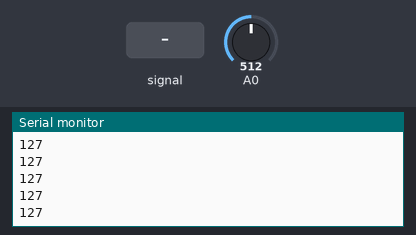
A sketch run on a simulated Arduino Uno, built with avr-gcc and run on an emulated ATmega328P. Shown: the last lines printed to the serial monitor. Inputs (shaded band) come from the test bench; at power-on: A0 = 512. No radio packets arrive unless stated.

Above: at 1.2 s.
1.3 s: A0 fed a 200 Hz sine of ±81 counts around its level
At 1.9 s:
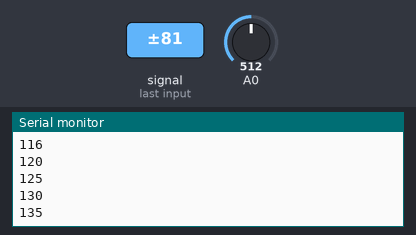
2.8 s: A0 set to 716
At 3.7 s:
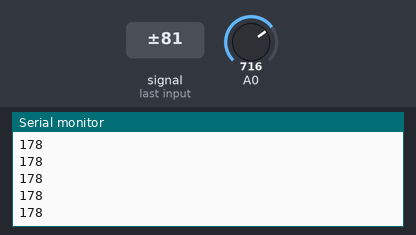
4.3 s: A0 set to 900
At 4.8 s:
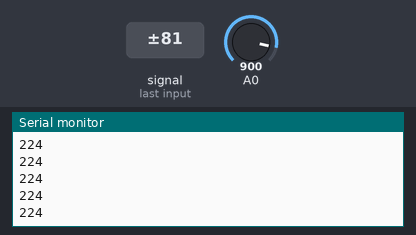
5.8 s: A0 fed a 200 Hz sine of ±81 counts around its level
At 6.3 s:
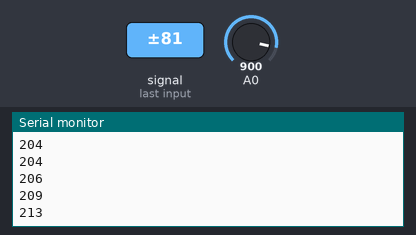
Timing chart, 0 to 8.3 s (numbered marks = the images above; inputs shaded):
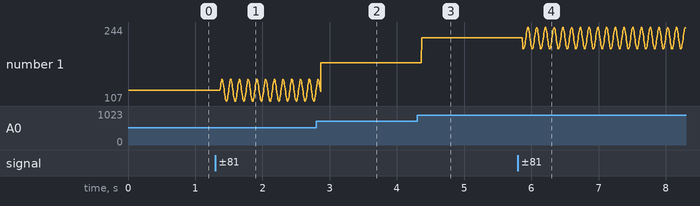

The sketch:

FlexSensorTransmitter.ino
```cpp
//   [2]   [12]
//   [11]  [13]
//   [10]  [ 9]
//  [3.3V]|[GND]|

#include <SPI.h>
#include <nRF24L01.h>
#include <RF24.h>
#define CE_PIN   9
#define CSN_PIN 10
const uint64_t pipe = 0xE8E8F0F0E1LL;

RF24 radio(CE_PIN, CSN_PIN);
int datas[2];
int val,valMod;
int data[20];
int temp[20];

void setup()
{
  Serial.begin(9600);
  radio.begin();
  radio.openWritingPipe(pipe);
}

void loop()
{
  val=analogRead(A0);
  for(int i=0;i<20;i++){
    data[i]=analogRead(A0);
    //Serial.println(data[i]);
  }
  merge(0,19);
  //Serial.println(data[10]);
  valMod=map(data[10],0,1023,0,255);
  Serial.println(valMod);

  for(int i=0;i<20;i++){
    data[i]=0;
    //Serial.println(data[i]);
  }
  //Serial.println(val);
  //data[1] = 4;
  datas[0]=valMod;
  //Serial.println(valMod);
  radio.write(datas, sizeof(datas));
}

//----------------------------------------------------------------------------------
void merge(int b,int e){
   int m;
   if(b<e){
     m=(b+e)/2;
     merge(b,m);
     merge(m+1,e);
     join(b,m,e);
   }
}
//----------------------------------------------------------------------------------
void join(int ini, int medio, int fin){
  int i=ini;
  int j=medio+1;
  int k=fin;
  while(i<=medio && j<=fin){
    if(data[i]<data[j]){
       temp[k] = data[i];
       i++;}
    else{
      temp[k]=data[j];
      j++;}
    k++;
  }

  if(i>medio){
    for(int l=j;l<=fin;l++){
      temp[k]=data[l];
      k++;}}
  else{
    for(int u=i;u<=medio;u++){
      temp[k]=data[u];
      k++;}}
  for(int p=0;p<20;p++){
    data[p]=temp[p];}
}
```

Measured:
- after the input at 1.3 s, the serial monitor: prints a new line after 0.07 s (image 1)
- after the input at 2.8 s, the serial monitor: prints a new line after 0.07 s (image 2)
- after the input at 4.3 s, the serial monitor: prints a new line after 0.07 s (image 3)
- after the input at 5.8 s, the serial monitor: prints a new line after 0.07 s (image 4)
- plotted number 1: 127 → 125 after the input at 1.3 s, 125 → 178 after the input at 2.8 s, 178 → 224 after the input at 4.3 s, 224 → 242 after the input at 5.8 s
